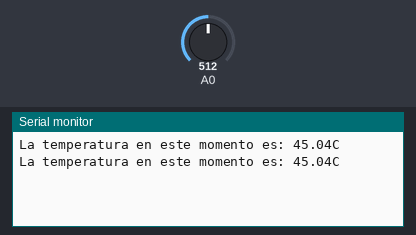
Bench run of a sketch on a simulated Arduino Uno, built with avr-gcc and run on an emulated ATmega328P. Shown: the last lines printed to the serial monitor. Inputs (shaded band) come from the test bench; at power-on: A0 = 512.

Above: at 1.8 s.
1.9 s: A0 set to 716
At 2.5 s:
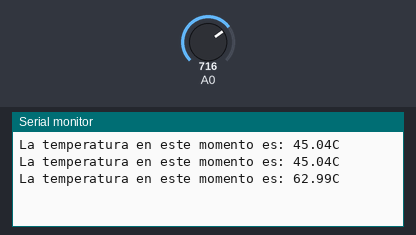
3.4 s: A0 set to 900
At 4.8 s:
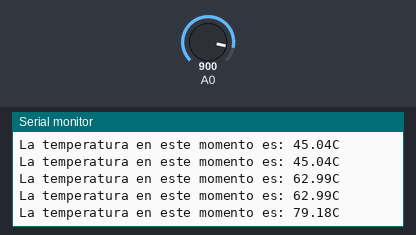
Timing chart, 0 to 6.4 s (numbered marks = the images above; inputs shaded):
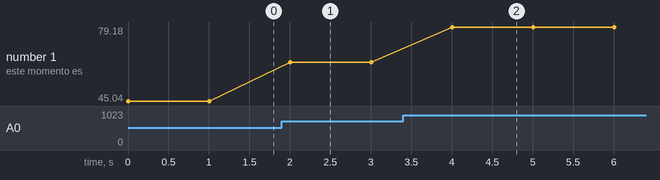

Measured:
- after the input at 1.9 s, the serial monitor: prints a new line after 0.10 s (image 1)
- after the input at 3.4 s, the serial monitor: prints a new line after 0.60 s (image 2)
- plotted number 1: 45.04 → 62.99 after the input at 1.9 s, 62.99 → 79.18 after the input at 3.4 s

The sketch:

Pr_actica_1_LLJ.ino
```cpp
float v = 0.0;
float T = 0.0;

void setup() {
  pinMode(A0, INPUT);
  Serial.begin(9600);
}

void loop() {
  v = analogRead(A0);
  T = (v*90)/1023;
  Serial.print("La temperatura en este momento es: ");
  Serial.print(T);
  Serial.println("C");
  delay(1000);
}
```
